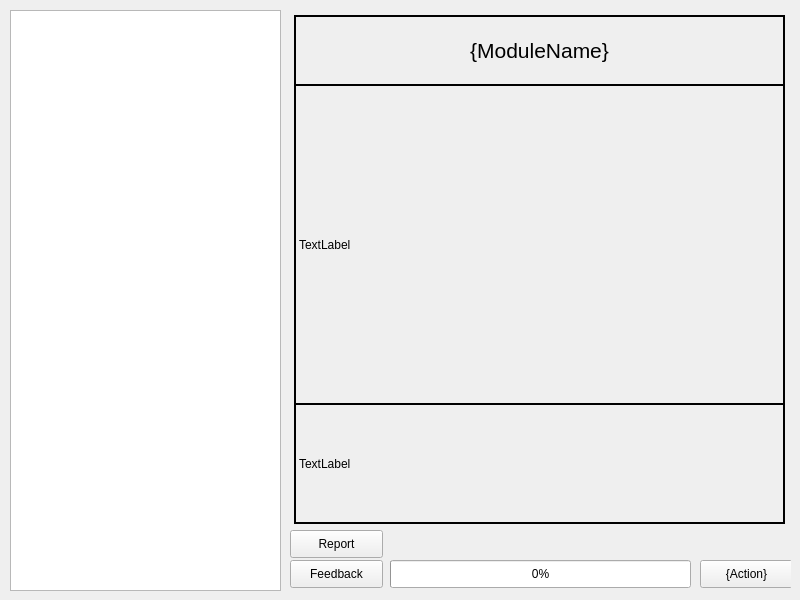
<?xml version="1.0" encoding="UTF-8"?>
<ui version="4.0">
 <class>Form</class>
 <widget class="QWidget" name="Form">
  <property name="geometry">
   <rect>
    <x>0</x>
    <y>0</y>
    <width>800</width>
    <height>600</height>
   </rect>
  </property>
  <property name="windowTitle">
   <string>Form</string>
  </property>
  <widget class="QListWidget" name="ModuleList">
   <property name="geometry">
    <rect>
     <x>10</x>
     <y>10</y>
     <width>271</width>
     <height>581</height>
    </rect>
   </property>
  </widget>
  <widget class="QWidget" name="Details" native="true">
   <property name="geometry">
    <rect>
     <x>290</x>
     <y>10</y>
     <width>501</width>
     <height>581</height>
    </rect>
   </property>
   <widget class="QProgressBar" name="progressBar">
    <property name="geometry">
     <rect>
      <x>100</x>
      <y>550</y>
      <width>301</width>
      <height>28</height>
     </rect>
    </property>
    <property name="maximum">
     <number>1000</number>
    </property>
    <property name="value">
     <number>0</number>
    </property>
    <property name="alignment">
     <set>Qt::AlignCenter</set>
    </property>
   </widget>
   <widget class="QPushButton" name="Report">
    <property name="geometry">
     <rect>
      <x>0</x>
      <y>520</y>
      <width>93</width>
      <height>28</height>
     </rect>
    </property>
    <property name="text">
     <string>Report</string>
    </property>
   </widget>
   <widget class="QLabel" name="Name">
    <property name="geometry">
     <rect>
      <x>4</x>
      <y>5</y>
      <width>491</width>
      <height>71</height>
     </rect>
    </property>
    <property name="font">
     <font>
      <pointsize>16</pointsize>
     </font>
    </property>
    <property name="frameShape">
     <enum>QFrame::WinPanel</enum>
    </property>
    <property name="frameShadow">
     <enum>QFrame::Plain</enum>
    </property>
    <property name="lineWidth">
     <number>1</number>
    </property>
    <property name="midLineWidth">
     <number>0</number>
    </property>
    <property name="text">
     <string>{ModuleName}</string>
    </property>
    <property name="scaledContents">
     <bool>false</bool>
    </property>
    <property name="alignment">
     <set>Qt::AlignCenter</set>
    </property>
   </widget>
   <widget class="QPushButton" name="Action">
    <property name="geometry">
     <rect>
      <x>410</x>
      <y>550</y>
      <width>93</width>
      <height>28</height>
     </rect>
    </property>
    <property name="text">
     <string>{Action}</string>
    </property>
   </widget>
   <widget class="QLabel" name="MDetails">
    <property name="geometry">
     <rect>
      <x>4</x>
      <y>74</y>
      <width>491</width>
      <height>321</height>
     </rect>
    </property>
    <property name="frameShape">
     <enum>QFrame::WinPanel</enum>
    </property>
    <property name="text">
     <string>TextLabel</string>
    </property>
   </widget>
   <widget class="QLabel" name="Author">
    <property name="geometry">
     <rect>
      <x>4</x>
      <y>393</y>
      <width>491</width>
      <height>121</height>
     </rect>
    </property>
    <property name="frameShape">
     <enum>QFrame::WinPanel</enum>
    </property>
    <property name="text">
     <string>TextLabel</string>
    </property>
   </widget>
   <widget class="QPushButton" name="Feedback">
    <property name="geometry">
     <rect>
      <x>0</x>
      <y>550</y>
      <width>93</width>
      <height>28</height>
     </rect>
    </property>
    <property name="text">
     <string>Feedback</string>
    </property>
   </widget>
  </widget>
 </widget>
 <resources/>
 <connections/>
</ui>
